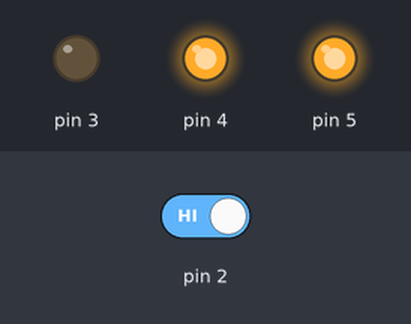
This sketch was run on a simulated Arduino Uno, built with avr-gcc and run on an emulated ATmega328P. On the bench: output pins drawn as LEDs (lit = HIGH). The test bench sets the inputs (shaded band); at power-on: pin 2 HIGH.

Above: at 5.0 s.
7.4 s: pin 2 driven LOW
At 7.65 s:
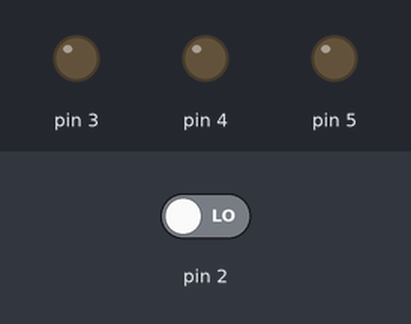
At 10.5 s:
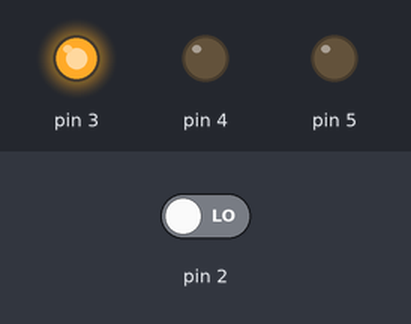
11.5 s: pin 2 driven HIGH
At 11.62 s:
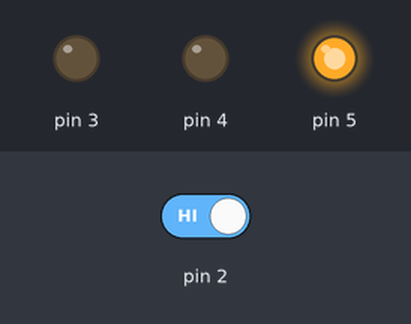
Timing chart, 0 to 21.6 s (numbered marks = the images above; inputs shaded):
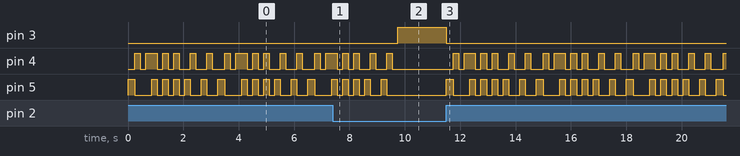

The sketch:

vaja2.ino
```cpp
// declaring variables
int switchState = 0;

void setup() {
  // put your setup code here, to run once:
pinMode(3, OUTPUT);
pinMode(4, OUTPUT);
pinMode(5, OUTPUT);
pinMode(2, INPUT);
}

void loop() {
  // put your main code here, to run repeatedly:
switchState = digitalRead(2);
if (switchState == LOW) {
  // the button is not pressed
  digitalWrite(3, HIGH); // green LED
  digitalWrite(4, LOW);  // red LED
  digitalWrite(5, LOW);  // red LED
}
else {
  // the button is pressed
  digitalWrite(3, LOW);
  digitalWrite(4, LOW);
  digitalWrite(5, HIGH);
  delay(250); // wait for a quarter second
  //toggle LEDs
  digitalWrite(4, HIGH);
  digitalWrite(5, LOW);
  delay(200); //wait for a quarter second
  digitalWrite(4, LOW);
  digitalWrite(5, LOW);
  delay(200); //wait for a quarter second
  digitalWrite(4, HIGH);
  digitalWrite(5, LOW);
  delay(200); //wait for a quarter second
  digitalWrite(4, HIGH);
  digitalWrite(5, HIGH);
  delay(200); //wait for a quarter second
  digitalWrite(4, LOW);
  digitalWrite(5, LOW);
  delay(200); //wait for a quarter second
  digitalWrite(4, HIGH);
  digitalWrite(5, HIGH);
  delay(200); //wait for a quarter second
  digitalWrite(4, LOW);
  digitalWrite(5, LOW);
  delay(200); //wait for a quarter second
  digitalWrite(4, HIGH);
  digitalWrite(5, HIGH);
  delay(200); //wait for a quarter second
  digitalWrite(4, LOW);
  digitalWrite(5, LOW);
  delay(200); //wait for a quarter second
  digitalWrite(4, LOW);
  digitalWrite(5, HIGH);
  delay(200); //wait for a quarter second
  digitalWrite(4, HIGH);
  digitalWrite(5, LOW);
  delay(200); //wait for a quarter second
  digitalWrite(4, LOW);
  digitalWrite(5, LOW);
  delay(200); //wait for a quarter second
  digitalWrite(4, LOW);
  digitalWrite(5, HIGH);
  delay(200); //wait for a quarter second
  digitalWrite(4, HIGH);
  digitalWrite(5, LOW);
  delay(200); //wait for a quarter second
  digitalWrite(4, LOW);
  digitalWrite(5, LOW);
  delay(200); //wait for a quarter second
}
}  // go back to the beginning of the loop
```

Measured:
- after the input at 7.4 s, pin 3: LOW → HIGH after 2.4 s; pin 5: goes on until 9.4 s, then stays LOW
- after the input at 11.5 s, pin 3: HIGH → LOW at once; pin 4: LOW → HIGH after 0.25 s, then repeats every 3.3 s: LOW 0.20 s, HIGH 0.40 s, 2 × (LOW 0.20 s, HIGH 0.20 s), 2 × (LOW 0.40 s, HIGH 0.20 s), LOW 0.45 s, HIGH 0.20 s
- by itself, pin 4: repeats every 3.3 s: LOW 0.20 s, HIGH 0.40 s, 2 × (LOW 0.20 s, HIGH 0.20 s), 2 × (LOW 0.40 s, HIGH 0.20 s), LOW 0.45 s, HIGH 0.20 s
- by itself, pin 5: repeats every 3.3 s: LOW 0.60 s, 3 × (HIGH 0.20 s, LOW 0.20 s), 2 × (HIGH 0.20 s, LOW 0.40 s), HIGH 0.25 s
